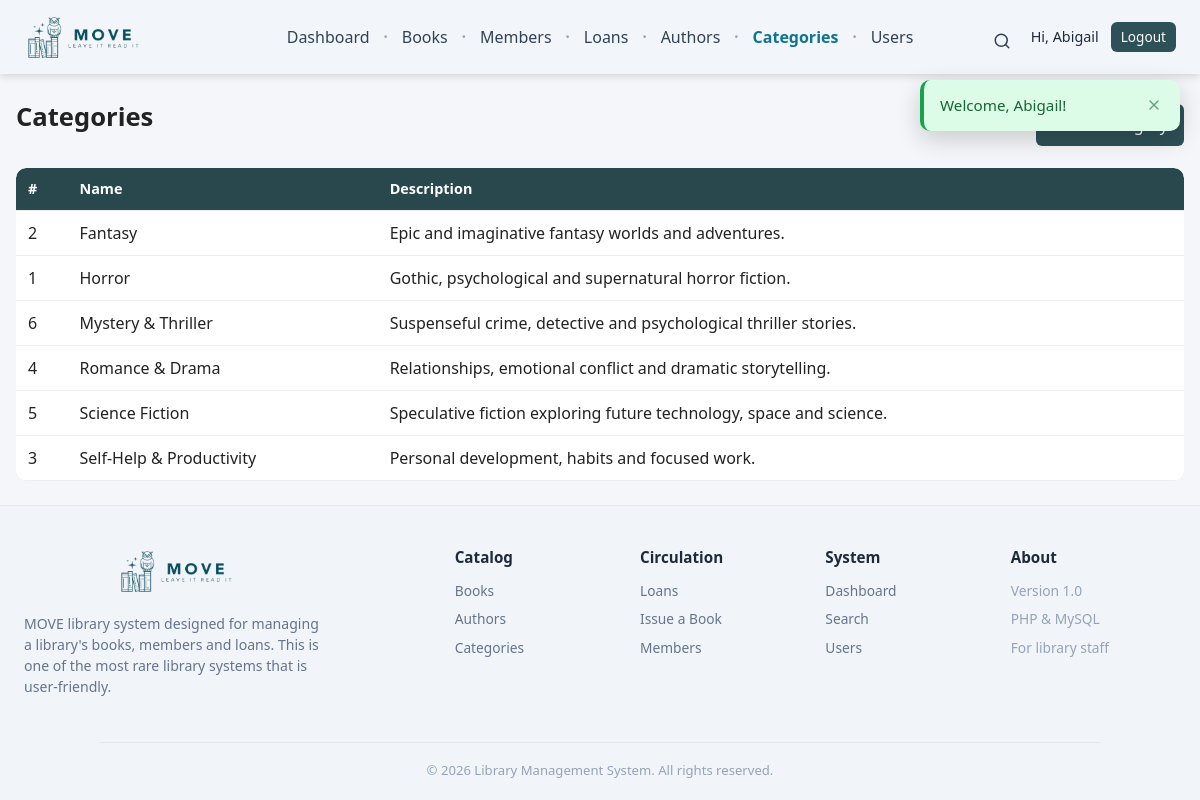
Screenshot of /categories/index.php (signed in) with the database file from the repository.
### tables this page shows
CREATE TABLE `categories` (
  `id` int(11) NOT NULL AUTO_INCREMENT,
  `name` varchar(100) NOT NULL,
  `description` text DEFAULT NULL,
  `created_at` timestamp NOT NULL DEFAULT current_timestamp(),
  PRIMARY KEY (`id`),
  UNIQUE KEY `name` (`name`)
);

### categories/index.php (the view, shortened to what this page needs)
<?php
require_once __DIR__ . '/../config/database.php';
$categories = $pdo->query(
    'SELECT id, name, description FROM categories ORDER BY name'
)->fetchAll();
require_once __DIR__ . '/../includes/header.php';
?>
<div class="toolbar">
    <h1>Categories</h1>
    <a class="btn" href="create.php">+ Add Category</a>
</div>
<?php if (count($categories) === 0): ?>
    <p class="text-muted">No categories yet. Click “Add Category” to create one.</p>
<?php else: ?>
    <table>
        <thead>
            <tr>
                <th>#</th>
                <th>Name</th>
                <th>Description</th>
            </tr>
        </thead>
        <tbody>
            <?php foreach ($categories as $row): ?>
                <tr>
                    <td><?= (int) $row['id'] ?></td>
                    <td><?= e($row['name']) ?></td>
                    <td><?= e($row['description']) ?></td>
                </tr>
            <?php endforeach; ?>
        </tbody>
    </table>
<?php endif; ?>
<?php require_once __DIR__ . '/../includes/footer.php'; ?>

### assets/css/style.css (style rules this page uses)
* { box-sizing: border-box; margin: 0; padding: 0; }
body { font-family: "Segoe UI", Arial, sans-serif; background: #f4f6f9; color: #222; line-height: 1.5; -webkit-font-smoothing: antialiased; display: flex; flex-direction: column; min-height: 100vh; }
a { color: #2563eb; text-decoration: none; }
h1 { font-size: 1.6rem; margin-bottom: 16px; }
table { width: 100%; border-collapse: collapse; background: #fff; box-shadow: 0 1px 3px rgba(0,0,0,.08); border-radius: 10px; overflow: hidden; }
th, td { padding: 10px 12px; text-align: left; border-bottom: 1px solid #eee; }
th { background: #28484e; font-weight: 600; color: #fff; font-size: .9rem; }
.btn { display: inline-block; background: #2d5157; color: #fff; padding: 9px 16px; border: none; border-radius: 6px; font-size: 1rem; cursor: pointer; text-decoration: none; transition: background .15s, transform .05s; }
.toolbar { display: flex; justify-content: space-between; align-items: center; margin-bottom: 16px; gap: 12px; flex-wrap: wrap; }

### rows the page displays
categories: id "2", name "Fantasy", description "Epic and imaginative fantasy worlds and adventures."
categories: id "1", name "Horror", description "Gothic, psychological and supernatural horror fiction."
categories: id "6", name "Mystery & Thriller", description "Suspenseful crime, detective and psychological thriller stories."
categories: id "4", name "Romance & Drama", description "Relationships, emotional conflict and dramatic storytelling."
categories: id "5", name "Science Fiction", description "Speculative fiction exploring future technology, space and science."
categories: id "3", name "Self-Help & Productivity", description "Personal development, habits and focused work."

### other values shown
$_SESSION['full_name'] "Abigail"
$msg['text'] "Welcome, Abigail!"
